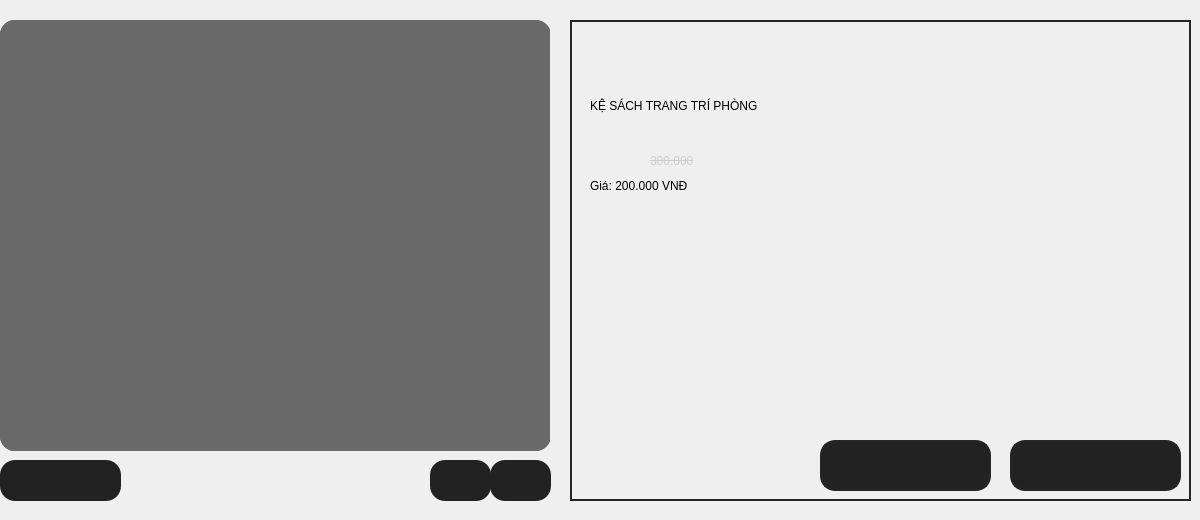
         <widget class="QWidget" name="kesachpg">
          <widget class="QWidget" name="widget_9" native="true">
           <property name="geometry">
            <rect>
             <x>0</x>
             <y>20</y>
             <width>1191</width>
             <height>491</height>
            </rect>
           </property>
           <widget class="QPushButton" name="bt_preks">
            <property name="geometry">
             <rect>
              <x>430</x>
              <y>440</y>
              <width>61</width>
              <height>41</height>
             </rect>
            </property>
            <property name="styleSheet">
             <string notr="true">background-color: rgb(34, 34, 34);
border-radius: 15px</string>
            </property>
            <property name="text">
             <string/>
            </property>
            <property name="icon">
             <iconset>
              <normaloff>But_img/previous.png</normaloff>But_img/previous.png</iconset>
            </property>
            <property name="iconSize">
             <size>
              <width>134</width>
              <height>150</height>
             </size>
            </property>
           </widget>
           <widget class="QWidget" name="widget_11" native="true">
            <property name="geometry">
             <rect>
              <x>570</x>
              <y>0</y>
              <width>621</width>
              <height>481</height>
             </rect>
            </property>
            <property name="styleSheet">
             <string notr="true">border: 2px solid rgb(37, 37, 37);
color: black;
font: 75 16pt &quot;MS Shell Dlg 2&quot;;</string>
            </property>
            <widget class="QLabel" name="label_5">
             <property name="geometry">
              <rect>
               <x>20</x>
               <y>30</y>
               <width>441</width>
               <height>111</height>
              </rect>
             </property>
             <property name="styleSheet">
              <string notr="true">border: 0;
background-color: 0</string>
             </property>
             <property name="text">
              <string>KỆ SÁCH TRANG TRÍ PHÒNG </string>
             </property>
            </widget>
            <widget class="QLabel" name="label_6">
             <property name="geometry">
              <rect>
               <x>20</x>
               <y>110</y>
               <width>441</width>
               <height>111</height>
              </rect>
             </property>
             <property name="styleSheet">
              <string notr="true">border: 0;
background-color: 0</string>
             </property>
             <property name="text">
              <string>Giá: 200.000 VNĐ</string>
             </property>
            </widget>
            <widget class="QLabel" name="label_7">
             <property name="geometry">
              <rect>
               <x>80</x>
               <y>110</y>
               <width>161</width>
               <height>61</height>
              </rect>
             </property>
             <property name="styleSheet">
              <string notr="true">border: 0;
background-color: 0;
text-decoration: line-through;
font: 75 12pt &quot;MS Shell Dlg 2&quot;;
color: rgb(206, 206, 206);</string>
             </property>
             <property name="text">
              <string>300.000</string>
             </property>
            </widget>
            <widget class="QPushButton" name="bt_addks">
             <property name="geometry">
              <rect>
               <x>250</x>
               <y>420</y>
               <width>171</width>
               <height>51</height>
              </rect>
             </property>
             <property name="styleSheet">
              <string notr="true">background-color: rgb(34, 34, 34);
border-radius: 15px</string>
             </property>
             <property name="text">
              <string/>
             </property>
             <property name="icon">
              <iconset>
               <normaloff>But_img/add.png</normaloff>But_img/add.png</iconset>
             </property>
             <property name="iconSize">
              <size>
               <width>400</width>
               <height>400</height>
              </size>
             </property>
            </widget>
            <widget class="QPushButton" name="bt_buyks">
             <property name="geometry">
              <rect>
               <x>440</x>
               <y>420</y>
               <width>171</width>
               <height>51</height>
              </rect>
             </property>
             <property name="styleSheet">
              <string notr="true">background-color: rgb(34, 34, 34);
border-radius: 15px</string>
             </property>
             <property name="text">
              <string/>
             </property>
             <property name="icon">
              <iconset>
               <normaloff>But_img/buy.png</normaloff>But_img/buy.png</iconset>
             </property>
             <property name="iconSize">
              <size>
               <width>400</width>
               <height>400</height>
              </size>
             </property>
            </widget>
           </widget>
           <widget class="QStackedWidget" name="stacked_kesach">
            <property name="geometry">
             <rect>
              <x>0</x>
              <y>0</y>
              <width>550</width>
              <height>431</height>
             </rect>
            </property>
            <property name="styleSheet">
             <string notr="true">background-color: white;
background-color: rgb(106, 106, 106);
border-radius: 15px</string>
            </property>
            <property name="currentIndex">
             <number>1</number>
            </property>
            <widget class="QWidget" name="kesach1">
             <widget class="QLabel" name="label">
              <property name="geometry">
               <rect>
                <x>0</x>
                <y>-10</y>
                <width>551</width>
                <height>451</height>
               </rect>
              </property>
              <property name="styleSheet">
               <string notr="true">background-color: rgb(106, 106, 106)</string>
              </property>
              <property name="text">
               <string/>
              </property>
              <property name="pixmap">
               <pixmap>pd_img/room/ke sach/2c268582b5d4431aaaa7151bca09d99b.jpg.webp</pixmap>
              </property>
              <property name="scaledContents">
               <bool>true</bool>
              </property>
             </widget>
            </widget>
            <widget class="QWidget" name="kesach2">
             <widget class="QLabel" name="label_2">
              <property name="geometry">
               <rect>
                <x>0</x>
                <y>0</y>
                <width>551</width>
                <height>431</height>
               </rect>
              </property>
              <property name="text">
               <string/>
              </property>
              <property name="pixmap">
               <pixmap>pd_img/room/ke sach/85804196c936d365b440bf260c385704.jpg.webp</pixmap>
              </property>
              <property name="scaledContents">
               <bool>true</bool>
              </property>
             </widget>
            </widget>
           </widget>
           <widget class="QPushButton" name="bt_nextks">
            <property name="geometry">
             <rect>
              <x>490</x>
              <y>440</y>
              <width>61</width>
              <height>41</height>
             </rect>
            </property>
            <property name="styleSheet">
             <string notr="true">background-color: rgb(34, 34, 34);
border-radius: 15px</string>
            </property>
            <property name="text">
             <string/>
            </property>
            <property name="icon">
             <iconset>
              <normaloff>But_img/nextp.png</normaloff>But_img/nextp.png</iconset>
            </property>
            <property name="iconSize">
             <size>
              <width>134</width>
              <height>150</height>
             </size>
            </property>
           </widget>
           <widget class="QPushButton" name="back1">
            <property name="geometry">
             <rect>
              <x>0</x>
              <y>440</y>
              <width>121</width>
              <height>41</height>
             </rect>
            </property>
            <property name="styleSheet">
             <string notr="true">background-color: rgb(34, 34, 34);
border-radius: 15px</string>
            </property>
            <property name="text">
             <string/>
            </property>
            <property name="icon">
             <iconset>
              <normaloff>But_img/back.png</normaloff>But_img/back.png</iconset>
            </property>
            <property name="iconSize">
             <size>
              <width>100</width>
              <height>100</height>
             </size>
            </property>
           </widget>
          </widget>
         </widget>
